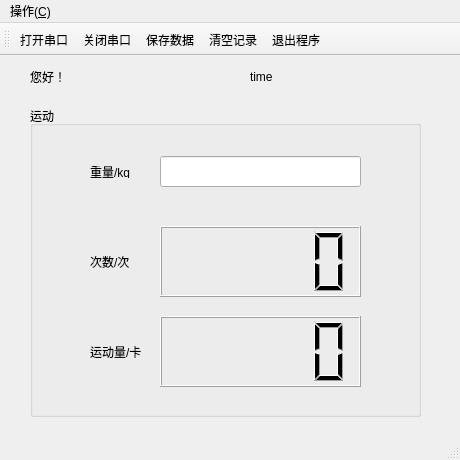
<?xml version="1.0" encoding="UTF-8"?>
<ui version="4.0">
 <class>MainWindow</class>
 <widget class="QMainWindow" name="MainWindow">
  <property name="geometry">
   <rect>
    <x>0</x>
    <y>0</y>
    <width>460</width>
    <height>460</height>
   </rect>
  </property>
  <property name="windowTitle">
   <string>MainWindow</string>
  </property>
  <widget class="QWidget" name="centralWidget">
   <widget class="QGroupBox" name="sportBox">
    <property name="geometry">
     <rect>
      <x>30</x>
      <y>50</y>
      <width>391</width>
      <height>311</height>
     </rect>
    </property>
    <property name="title">
     <string>运动</string>
    </property>
    <widget class="QLabel" name="label_9">
     <property name="geometry">
      <rect>
       <x>60</x>
       <y>240</y>
       <width>54</width>
       <height>12</height>
      </rect>
     </property>
     <property name="text">
      <string>运动量/卡</string>
     </property>
    </widget>
    <widget class="QLabel" name="label_8">
     <property name="geometry">
      <rect>
       <x>60</x>
       <y>150</y>
       <width>54</width>
       <height>12</height>
      </rect>
     </property>
     <property name="text">
      <string>次数/次</string>
     </property>
    </widget>
    <widget class="QLCDNumber" name="lcdNumber_2">
     <property name="geometry">
      <rect>
       <x>130</x>
       <y>210</y>
       <width>201</width>
       <height>71</height>
      </rect>
     </property>
    </widget>
    <widget class="QLineEdit" name="weightBox">
     <property name="geometry">
      <rect>
       <x>130</x>
       <y>50</y>
       <width>201</width>
       <height>31</height>
      </rect>
     </property>
    </widget>
    <widget class="QLCDNumber" name="lcdNumber">
     <property name="geometry">
      <rect>
       <x>130</x>
       <y>120</y>
       <width>201</width>
       <height>71</height>
      </rect>
     </property>
    </widget>
    <widget class="QLabel" name="label_7">
     <property name="geometry">
      <rect>
       <x>60</x>
       <y>60</y>
       <width>54</width>
       <height>12</height>
      </rect>
     </property>
     <property name="text">
      <string>重量/kg</string>
     </property>
    </widget>
   </widget>
   <widget class="QLabel" name="timelabel">
    <property name="geometry">
     <rect>
      <x>250</x>
      <y>10</y>
      <width>211</width>
      <height>21</height>
     </rect>
    </property>
    <property name="text">
     <string>time</string>
    </property>
   </widget>
   <widget class="QLabel" name="label">
    <property name="geometry">
     <rect>
      <x>30</x>
      <y>10</y>
      <width>111</width>
      <height>21</height>
     </rect>
    </property>
    <property name="text">
     <string>您好！</string>
    </property>
   </widget>
  </widget>
  <widget class="QMenuBar" name="menuBar">
   <property name="geometry">
    <rect>
     <x>0</x>
     <y>0</y>
     <width>460</width>
     <height>23</height>
    </rect>
   </property>
   <widget class="QMenu" name="menu_C">
    <property name="title">
     <string>操作(&amp;C)</string>
    </property>
    <addaction name="OpenAction"/>
    <addaction name="CloseAction"/>
    <addaction name="SaveAction"/>
    <addaction name="ClearAction"/>
    <addaction name="ExitAction"/>
   </widget>
   <addaction name="menu_C"/>
  </widget>
  <widget class="QToolBar" name="mainToolBar">
   <attribute name="toolBarArea">
    <enum>TopToolBarArea</enum>
   </attribute>
   <attribute name="toolBarBreak">
    <bool>false</bool>
   </attribute>
   <addaction name="OpenAction"/>
   <addaction name="CloseAction"/>
   <addaction name="SaveAction"/>
   <addaction name="ClearAction"/>
   <addaction name="ExitAction"/>
  </widget>
  <widget class="QStatusBar" name="statusBar"/>
  <action name="OpenAction">
   <property name="icon">
    <iconset resource="res.qrc">
     <normaloff>:/new/icon/src/open.png</normaloff>:/new/icon/src/open.png</iconset>
   </property>
   <property name="text">
    <string>打开串口</string>
   </property>
  </action>
  <action name="CloseAction">
   <property name="icon">
    <iconset resource="res.qrc">
     <normaloff>:/new/icon/src/stop.png</normaloff>:/new/icon/src/stop.png</iconset>
   </property>
   <property name="text">
    <string>关闭串口</string>
   </property>
  </action>
  <action name="SaveAction">
   <property name="icon">
    <iconset resource="res.qrc">
     <normaloff>:/new/icon/src/save.png</normaloff>:/new/icon/src/save.png</iconset>
   </property>
   <property name="text">
    <string>保存数据</string>
   </property>
  </action>
  <action name="ClearAction">
   <property name="icon">
    <iconset resource="res.qrc">
     <normaloff>:/new/icon/src/cleanport.png</normaloff>:/new/icon/src/cleanport.png</iconset>
   </property>
   <property name="text">
    <string>清空记录</string>
   </property>
  </action>
  <action name="ExitAction">
   <property name="icon">
    <iconset resource="res.qrc">
     <normaloff>:/new/icon/src/exit.png</normaloff>:/new/icon/src/exit.png</iconset>
   </property>
   <property name="text">
    <string>退出程序</string>
   </property>
  </action>
 </widget>
 <layoutdefault spacing="6" margin="11"/>
 <resources>
  <include location="res.qrc"/>
 </resources>
 <connections/>
</ui>
